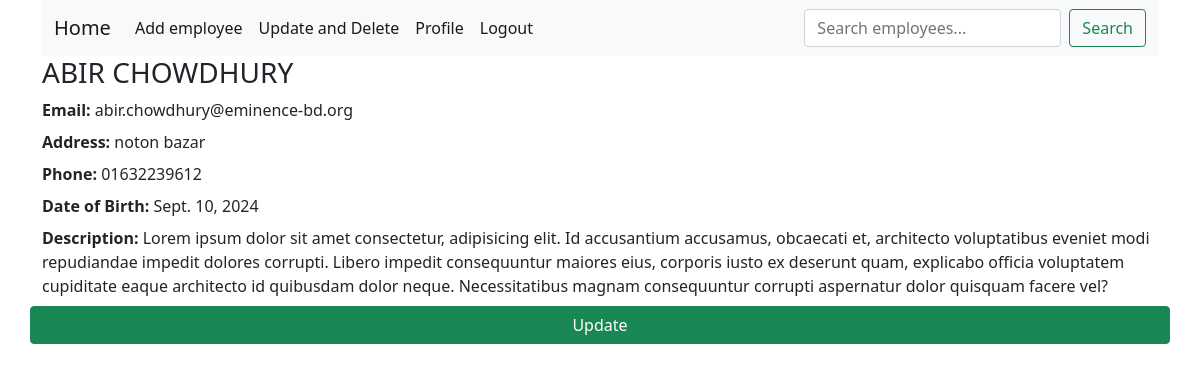
/profile/abir/ (signed in), run on the app's committed database.
### profile_info/models.py (models this page shows, shortened)
class user_profile(models.Model):
    address = models.CharField(max_length=255)  # Text input
    phone_number = models.CharField(max_length=20, )
    date_of_brith = models.DateField(null=True, blank=True)
    description = models.TextField()
    user = models.ForeignKey(User, on_delete=models.CASCADE, related_name="profile", default=1) #forein key add

### profile_info/views.py (the view)
# urls.py: path('profile/', include("profile_info.urls")),
@login_required(login_url='login_view')
def profile(request, user_name):
    user = get_object_or_404(User, username=user_name)
    try:
        user_profile_data = user_profile.objects.get(user=user)
        profile_exists = True  # Flag to check if profile exists
    except user_profile.DoesNotExist:
        user_profile_data = None
        profile_exists = False  # Flag to indicate profile does not exist
    context = {
        "user_name": user_name,
        "user": user,
        "user_profile_data": user_profile_data,
        "profile_exists": profile_exists  # Pass the flag to the template
    }
    return render(request, "profile.html", context)

### profile_info/templates/profile.html (shortened to what this page needs)
{% extends 'base.html' %}
{% load crispy_forms_tags %}
{% block nav %}
  {% include 'partials/nav.html' %}
{% endblock %}
{% block container %}
  {% if profile_exists %}
    <div class="row mb-5">
      <h3 class="mb-2">{{ user.first_name.upper }} {{ user.last_name.upper }}</h3>
      <p class="mb-2"><strong>Email:</strong> {{ user.email }}</p>
      <p class="mb-2"><strong>Address:</strong> {{ user_profile_data.address }}</p>
      <p class="mb-2"><strong>Phone:</strong> {{ user_profile_data.phone_number }}</p>
      <p class="mb-2"><strong>Date of Birth:</strong> {{ user_profile_data.date_of_brith }}</p>
      <p class="mb-2"><strong>Description:</strong> {{ user_profile_data.description }}</p>
      <a class="btn btn-success" href="{% url 'update_profile' user_profile_data.id %}">Update</a>
    </div>
  {% else %}
    <div class="row mb-5">
      <p>No profile found. Please add your profile.</p>
      <a class="btn btn-success" href="{% url 'add_profile' %}">Add profile</a>
    </div>
  {% endif %}
{% endblock %}

### data on the page
user_profile: address "noton bazar", phone_number "01632239612", date_of_brith "Sept. 10, 2024", description "Lorem ipsum dolor sit amet consectetur, adipisicing elit. Id accusantium accusamus, obcaecati et, architecto voluptatibus eveniet modi repudiandae impedit dolores corrupti. Libero impedit consequuntur maiores eius, corporis iusto ex deserunt quam, explicabo officia voluptatem cupiditate eaque architecto id quibusdam dolor neque. Necessitatibus magnam consequuntur corrupti aspernatur dolor quisquam facere vel?"

### other printed values
{{ user.first_name.upper }} "ABIR"
{{ user.last_name.upper }} "CHOWDHURY"
{{ user.email }} "abir.chowdhury@eminence-bd.org"
